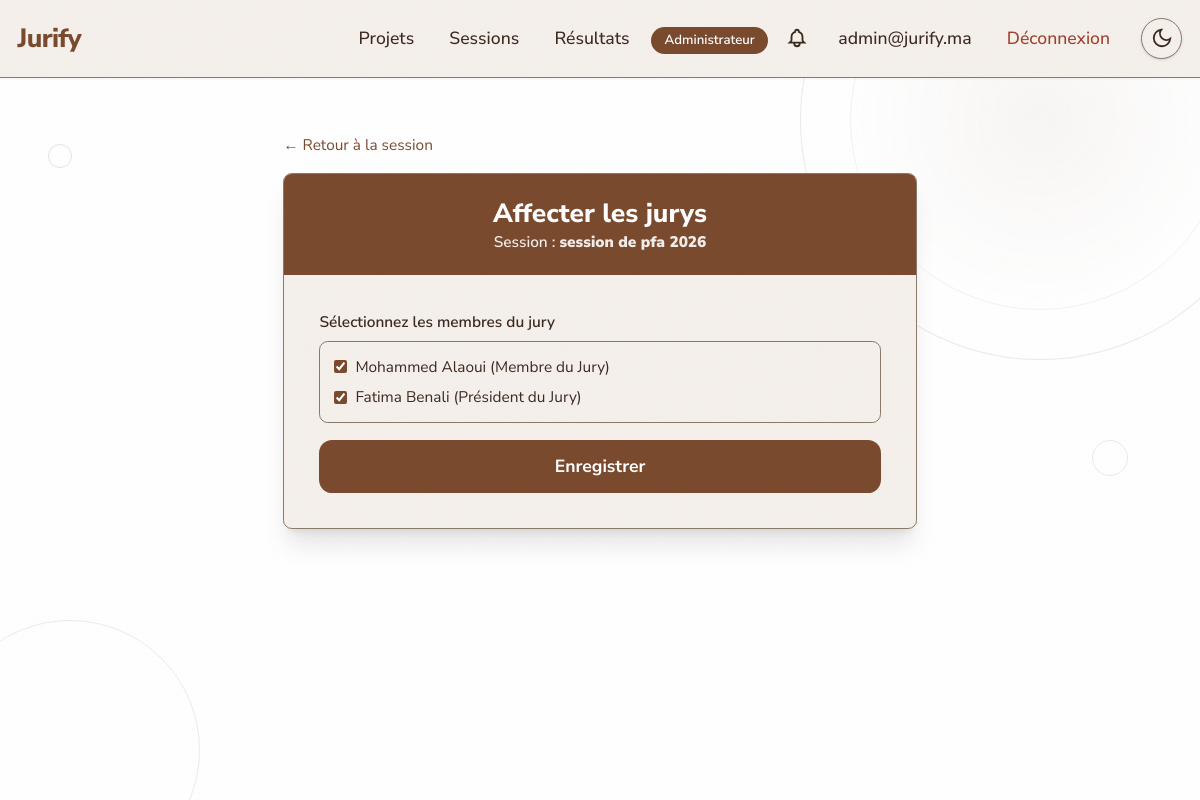
The page /sessions/2/assign-jury/ (signed in) on the database its author committed.
### website/models.py (models this page shows, shortened)
class CustomUser(AbstractUser):
    class Role(models.TextChoices):
        ADMIN = 'ADMIN', 'Administrateur'
        JURY = 'JURY', 'Membre du Jury'
        PRESIDENT_JURY = 'PRESIDENT_JURY', 'Président du Jury'
        STUDENT = 'STUDENT', 'Étudiant'
        GUEST = 'GUEST', 'Invité'
    role = models.CharField(max_length=20, choices=Role.choices, default=Role.STUDENT)
    email = models.EmailField(unique=True)
    failed_login_attempts = models.IntegerField(default=0)
    locked_until = models.DateTimeField(null=True, blank=True)
    USERNAME_FIELD = 'email'
    REQUIRED_FIELDS = ['username']
    class Meta:
        verbose_name = 'Utilisateur'
        verbose_name_plural = 'Utilisateurs'

class SessionVote(models.Model):
    class Status(models.TextChoices):
        PLANNED = 'PLANNED', 'Planifiée'
        OPEN = 'OPEN', 'Ouverte'
        CLOSED = 'CLOSED', 'Fermée'
        PUBLISHED = 'PUBLISHED', 'Publiée'
    nom = models.CharField('Nom', max_length=200)
    date_debut = models.DateTimeField('Date de début')
    date_fin = models.DateTimeField('Date de fin')
    filiere = models.CharField('Filière', max_length=5, choices=Projet.Filiere.choices)
    status = models.CharField('Statut', max_length=20, choices=Status.choices, default=Status.PLANNED)
    created_by = models.ForeignKey(
        CustomUser, on_delete=models.CASCADE, related_name='sessions_created',
        verbose_name='Créée par'
    )
    projets = models.ManyToManyField(
        Projet, related_name='sessions', blank=True, verbose_name='Projets'
    )
    jury = models.ManyToManyField(
        CustomUser, related_name='sessions_jury', blank=True, verbose_name='Membres du jury'
    )
    created_at = models.DateTimeField('Créée le', auto_now_add=True)
    updated_at = models.DateTimeField('Modifiée le', auto_now=True)
    closed_at = models.DateTimeField('Fermée le', null=True, blank=True)
    published_at = models.DateTimeField('Publiée le', null=True, blank=True)
    closed_by = models.ForeignKey(
        CustomUser, on_delete=models.SET_NULL, null=True, blank=True,
        related_name='sessions_closed', verbose_name='Fermée par'
    )
    published_by = models.ForeignKey(
        CustomUser, on_delete=models.SET_NULL, null=True, blank=True,
        related_name='sessions_published', verbose_name='Publiée par'
    )
    class Meta:
        verbose_name = 'Session de vote'
        verbose_name_plural = 'Sessions de vote'
        ordering = ['-date_debut']

### website/views.py (the view)
# urls.py: path('sessions/<int:pk>/assign-jury/', views.session_assign_jury_view, name='session_assign_jury'),
@role_required('ADMIN')
def session_assign_jury_view(request, pk):
    session = get_object_or_404(SessionVote, pk=pk)
    if request.method == 'POST':
        form = JuryAssignForm(request.POST, instance=session)
        if form.is_valid():
            form.save()
            messages.success(request, 'Membres du jury affectés avec succès.')
            return redirect('session_detail', pk=session.pk)
    else:
        form = JuryAssignForm(instance=session)
    return render(request, 'session_assign_jury.html', {
        'form': form,
        'session': session,
        'title': 'Affecter les jurys',
    })

### website/forms.py
class JuryAssignForm(forms.ModelForm):
    class Meta:
        model = SessionVote
        fields = ('jury',)
        widgets = {
            'jury': forms.CheckboxSelectMultiple(),
        }
    def __init__(self, *args, **kwargs):
        super().__init__(*args, **kwargs)
        self.fields['jury'].queryset = CustomUser.objects.filter(
            role__in=[CustomUser.Role.JURY, CustomUser.Role.PRESIDENT_JURY]
        )
        self.fields['jury'].label_from_instance = lambda obj: f"{obj.get_full_name() or obj.email} ({obj.get_role_display()})"

### website/context_processors.py (called while the page is built)
def notifications_processor(request):
    if request.user.is_authenticated:
        return {
            'unread_notifications_count': Notification.objects.filter(
                user=request.user, lu=False
            ).count(),
        }
    return {}

### website/templates/session_assign_jury.html (shortened to what this page needs)
{% extends 'base.html' %}
{% load static %}
{% block content %}
<div class="max-w-2xl mx-auto p-6 md:p-12">
    <a href="{% url 'session_detail' pk=session.pk %}" class="text-[var(--color-accent)] hover:underline text-sm mb-4 inline-block">
        ← Retour à la session
    </a>
    <div class="card-drip shadow-xl w-full max-w-2xl">
        <div class="card-drip-header">
            <h1 class="text-2xl font-extrabold text-center">Affecter les jurys</h1>
            <p class="text-center text-sm opacity-90">
                Session : <strong>{{ session.nom }}</strong>
            </p>
        </div>
        <div class="card-drip-body">
            <form method="POST">
                <div class="mb-4">
                    <label class="block text-sm font-semibold mb-2">Sélectionnez les membres du jury</label>
                    <div class="space-y-2 max-h-60 overflow-y-auto p-3 border border-[var(--color-border)] rounded-lg">
                        {% for checkbox in form.jury %}
                            <div class="flex items-center gap-2">
                                {{ checkbox.tag }}
                                <label for="{{ checkbox.id_for_label }}" class="text-sm cursor-pointer">
                                    {{ checkbox.choice_label }}
                                </label>
                            </div>
                        {% endfor %}
                    </div>
                </div>
                <button type="submit"
                        class="w-full bg-[var(--color-primary)] text-[var(--color-on-primary)] px-6 py-3 rounded-xl font-bold hover:opacity-90 transition-opacity btn-pop">
                    Enregistrer
                </button>
            </form>
        </div>
    </div>
</div>
{% endblock %}

### website/templates/navbar.html (shortened to what this page needs)
{% load static %}
<nav class="bg-[var(--color-secondary)] p-4 border-b border-[var(--color-border)] flex items-center justify-between shadow-sm">
    <a href="{% url 'home' %}" class="text-2xl font-extrabold tracking-tight text-[var(--color-primary)]">
        Jurify
    </a>
    <ul class="flex items-center space-x-2">
        {% if user.is_authenticated %}
            {% if user.role == 'STUDENT' or user.role == 'ADMIN' %}
                <li>
                    <a href="{% url 'project_list' %}" class="px-3 py-2 hover:bg-[var(--color-border)] rounded-lg transition-colors font-medium">
                        Projets
                    </a>
                </li>
            {% endif %}
            {% if user.role == 'ADMIN' %}
                <li>
                    <a href="{% url 'session_list' %}" class="px-3 py-2 hover:bg-[var(--color-border)] rounded-lg transition-colors font-medium">
                        Sessions
                    </a>
                </li>
            {% endif %}
            <li>
                <a href="{% url 'results_public' %}" class="px-3 py-2 hover:bg-[var(--color-border)] rounded-lg transition-colors font-medium">
                    Résultats
                </a>
            </li>
            <li>
                <span class="px-3 py-1 text-xs font-semibold rounded-full bg-[var(--color-primary)] text-[var(--color-on-primary)]">
                    {{ user.get_role_display }}
                </span>
            </li>
            <li class="relative">
                <a href="{% url 'notifications' %}" class="p-2 hover:bg-[var(--color-border)] rounded-lg transition-colors inline-flex items-center">
                </a>
            </li>
            <li>
                <a href="{% url 'profile' %}" class="px-3 py-2 hover:bg-[var(--color-border)] rounded-lg transition-colors font-medium">
                    {{ user.get_full_name|default:user.email }}
                </a>
            </li>
            <li>
                <a href="{% url 'logout' %}" class="px-3 py-2 text-[var(--color-destructive)] hover:bg-red-50 rounded-lg transition-colors font-medium">
                    Déconnexion
                </a>
            </li>
        {% endif %}
        <li>
            <button onclick="toggleTheme()" id="theme-toggle" class="p-2 bg-[var(--color-secondary)] rounded-full shadow border border-[var(--color-border)] text-[var(--color-foreground)] ml-2">
                <span id="theme-icon-moon">
                    <svg xmlns="http://www.w3.org/2000/svg" class="w-5 h-5" fill="none" viewBox="0 0 24 24" stroke="currentColor" stroke-width="2">
                        <path d="M21 12.79A9 9 0 1 1 11.21 3 7 7 0 0 0 21 12.79z"></path>
                    </svg>
                </span>
            </button>
        </li>
    </ul>
</nav>

### static/css/theme.css (style rules this page uses)
:root { --font-family: 'Nunito Sans', sans-serif; --color-background: #FFFFFF; --color-foreground: #3C2A21; --color-primary: #7A4A2E; --color-on-primary: #FFFFFF; --color-secondary: #F5F0EB; --color-accent: #7A4A2E; --color-muted: #6B5D52; --color-border: #8A7A6A; --color-destructive: #A04030; --color-ring: #7A4A2E; --color-input-bg: #FFFFFF; --color-input-text: #3C2A21; --color-input-border: #B8A898; --color-input-placeholder: #9A8A7A; --color-select-bg: #FFFFFF; }
html { font-size: 110%; }
body { background-color: var(--color-background); color: var(--color-foreground); font-family: var(--font-family); margin: 0; padding: 0; line-height: 1.6; transition: background-color 0.3s, color 0.3s; }
input, select, textarea { background-color: var(--color-input-bg); color: var(--color-input-text); border: 1px solid var(--color-input-border); border-radius: 0.375rem; padding: 0.75rem; width: 100%; font-family: inherit; font-size: 0.875rem; line-height: 1.5; transition: border-color 0.2s, box-shadow 0.2s, background-color 0.3s, color 0.3s; }
input::placeholder, textarea::placeholder { color: var(--color-input-placeholder); opacity: 1; }
input[type="checkbox"], input[type="radio"] { width: auto; accent-color: var(--color-primary); }
.card-drip { background: var(--color-secondary); border: 1px solid var(--color-border); border-radius: 0.5rem; overflow: hidden; }
.card-drip-header { background: var(--color-primary); color: var(--color-on-primary); padding: 1.25rem 2rem; font-weight: 600; }
.card-drip-body { padding: 2rem; }
.btn-pop { font-weight: 600; transition: transform 0.15s ease, box-shadow 0.15s ease; }
body::after { content: ''; position: fixed; inset: 0; z-index: 9998; pointer-events: none; background-repeat: repeat; background-size: 256px 256px; opacity: 0.04; mix-blend-mode: multiply; }

### rows shown on the page
CustomUser: role "Administrateur", get_full_name "admin@jurify.ma"
SessionVote: nom "session de pfa 2026"

### other values the page prints
{{ checkbox.choice_label }} "Mohammed Alaoui (Membre du Jury)" "Fatima Benali (Président du Jury)"
